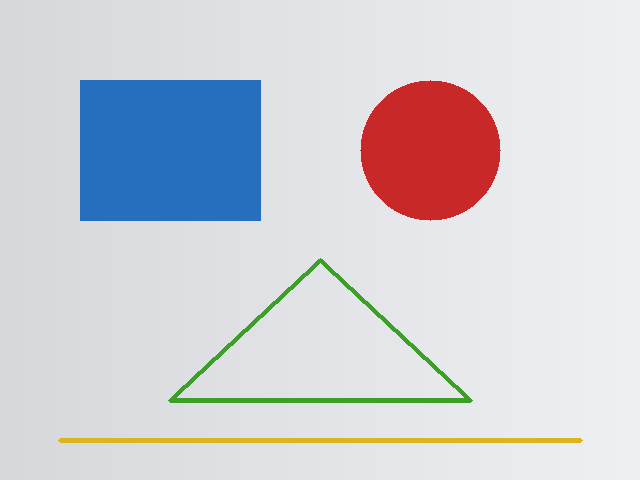
#> input picture lessons/python/素材/synth_shapes.png, 640 x 480 px, found by its file name
$ python 5.7-perf.py
#> lines starting #> are read from the running program, lines starting #| are printed output that depends on the picture
# 固定输入与重复次数，比较 Python 逐像素循环与 NumPy 向量化。
import time
import timeit

import cv2
import numpy as np


image = cv2.imread("素材/synth_shapes.png", cv2.IMREAD_GRAYSCALE)
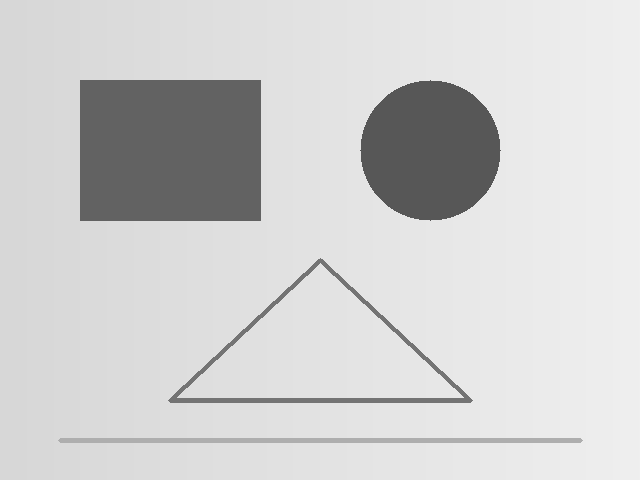
#> image: shape (480, 640); min 87, max 239, mean 207.5
small = cv2.resize(image, (160, 120), interpolation=cv2.INTER_NEAREST)
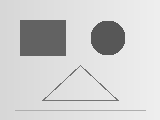
#> small: shape (120, 160); min 87, max 238, mean 207.3
limit = 120


def count_loop(array):
    total = 0
    for row in array:
        for value in row:
            if value > limit:
                total += 1
#> this loop made 120 passes
#> after the loop, total = 16412
    return total


def count_numpy(array):
    return int((array > limit).sum())


def median_time(function, repeats=5):
    times = []
    for _ in range(repeats):
        start = time.perf_counter()
        function(small)
        times.append(time.perf_counter() - start)
    return sorted(times)[len(times) // 2]


loop_count = count_loop(small)
#> loop_count = 16412
numpy_count = count_numpy(small)
#> numpy_count = 16412
print("count:", loop_count)
#| count: 16412
print("same:", loop_count == numpy_count)
#| same: True
print("loop ms:", round(median_time(count_loop) * 1000.0, 1))
#> after the loop in median_time, `for _ in range(repeats):`: times = [0.0273, 0.0261, 0.026, 0.0262, 0.0263]
print("numpy ms:", round(median_time(count_numpy) * 1000.0, 2))
print("timeit loop ms:", round(min(timeit.repeat(
    lambda: count_loop(small), repeat=3, number=1)) * 1000.0, 1))
#| timeit loop ms: 26.5
print("timeit numpy ms:", round(min(timeit.repeat(
    lambda: count_numpy(small), repeat=3, number=1)) * 1000.0, 2))
#| timeit numpy ms: 0.03

roi = small[20:80, 40:120]
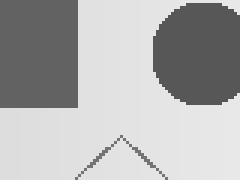
#> roi: shape (60, 80) (shown 3 times larger); min 87, max 232, mean 175.6
copied = roi.copy()
print("view shares:", bool(np.shares_memory(roi, small)))
#| view shares: True
print("copy shares:", bool(np.shares_memory(copied, small)))
#| copy shares: False

$ run again, with lessons/python/素材/synth_chess_1.png copied over lessons/python/素材/synth_shapes.png
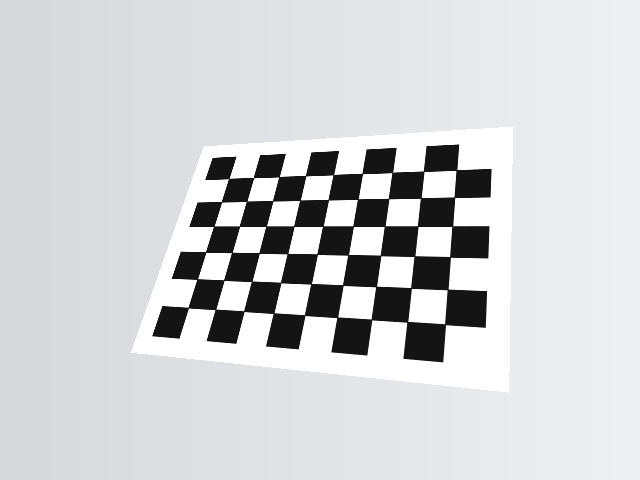
#> input picture lessons/python/素材/synth_chess_1.png, 640 x 480 px, found by its file name
#> `small = cv2.resize(image, (160, 120), interpolation=cv2.INTER_NEAREST)`:
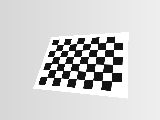
#> small: shape (120, 160); min 20, max 255, mean 209.2
#> the loop in count_loop, `for row in array:` made 120 passes
#> after the loop in count_loop, `for row in array:`: total = 17205
#| count: 17205
#| same: True
#> after the loop in median_time, `for _ in range(repeats):`: times = [0.0261, 0.0259, 0.0265, 0.027, 0.0266]
#| timeit loop ms: 26.4
#| timeit numpy ms: 0.03
#> `roi = small[20:80, 40:120]`:
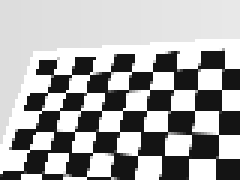
#> roi: shape (60, 80) (shown 3 times larger); min 20, max 255, mean 167.7
#| view shares: True
#| copy shares: False

$ run again, with lessons/python/素材/synth_chess_2.png copied over lessons/python/素材/synth_shapes.png
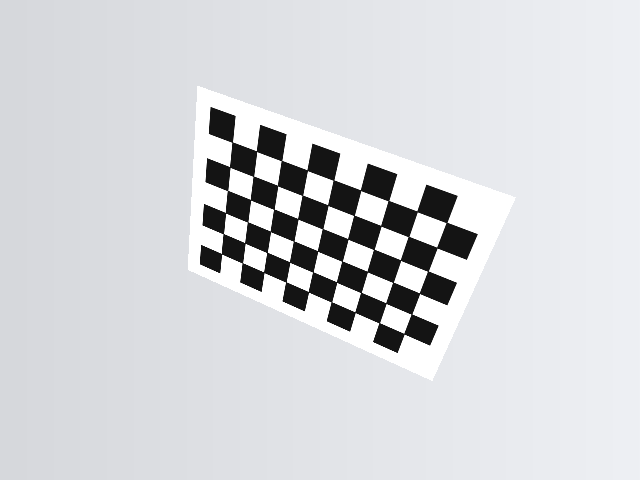
#> input picture lessons/python/素材/synth_chess_2.png, 640 x 480 px, found by its file name
#> `small = cv2.resize(image, (160, 120), interpolation=cv2.INTER_NEAREST)`:
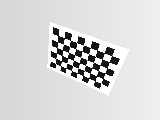
#> small: shape (120, 160); min 20, max 255, mean 214.4
#> the loop in count_loop, `for row in array:` made 120 passes
#> after the loop in count_loop, `for row in array:`: total = 17802
#| count: 17802
#| same: True
#> after the loop in median_time, `for _ in range(repeats):`: times = [0.0203, 0.0197, 0.0202, 0.02, 0.0201]
#| timeit loop ms: 20.3
#| timeit numpy ms: 0.03
#> `roi = small[20:80, 40:120]`:
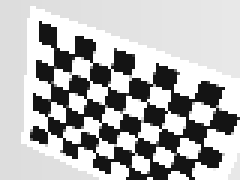
#> roi: shape (60, 80) (shown 3 times larger); min 20, max 255, mean 180.2
#| view shares: True
#| copy shares: False

$ run again, with lessons/python/素材/synth_chess_3.png copied over lessons/python/素材/synth_shapes.png
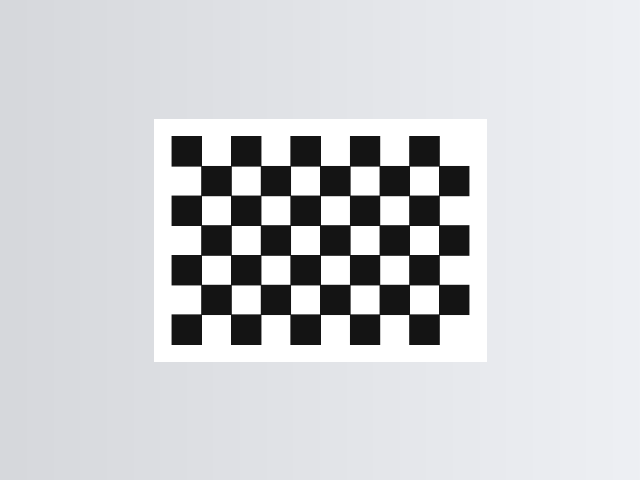
#> input picture lessons/python/素材/synth_chess_3.png, 640 x 480 px, found by its file name
#> `small = cv2.resize(image, (160, 120), interpolation=cv2.INTER_NEAREST)`:
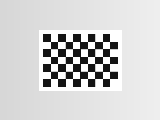
#> small: shape (120, 160); min 20, max 255, mean 209
#> the loop in count_loop, `for row in array:` made 120 passes
#> after the loop in count_loop, `for row in array:`: total = 17186
#| count: 17186
#| same: True
#> after the loop in median_time, `for _ in range(repeats):`: times = [0.0207, 0.0185, 0.0208, 0.0205, 0.0177]
#| timeit loop ms: 14.5
#| timeit numpy ms: 0.02
#> `roi = small[20:80, 40:120]`:
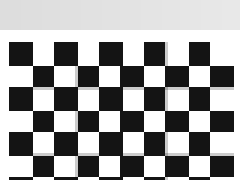
#> roi: shape (60, 80) (shown 3 times larger); min 20, max 255, mean 163.4
#| view shares: True
#| copy shares: False
